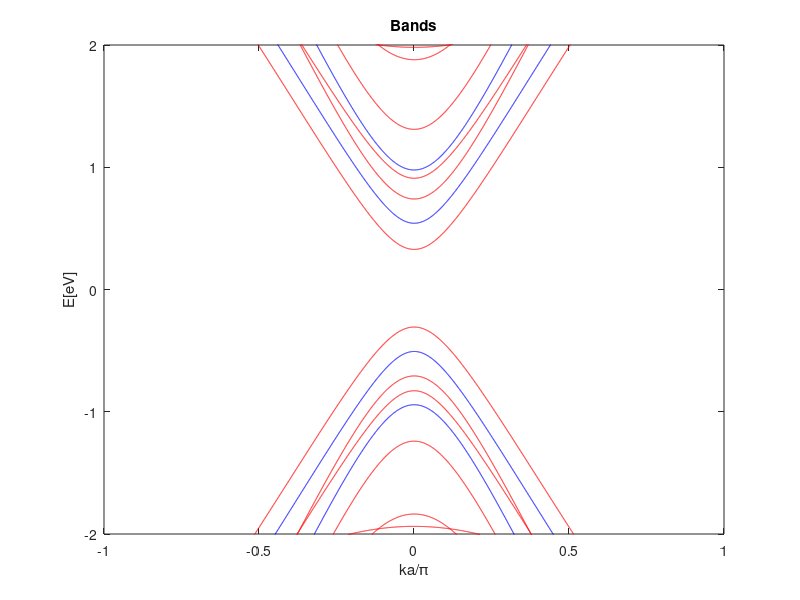

Reproduce this figure in MATLAB.
% The band structure and NEGF for monolayer graphene Nanoribbons
% The major difference between graphene with infinite boundry-peoridic
% condictions: the unit cell is rectangular.

%% Device Setup
clear all; clc;
warning('off','all');

a = 1.42;
%define constants
q = 1.6e-19; 
hbar = 1.06e-34;
h = 2*pi*hbar;
m = 9.1e-31;
zplus=i*1e-3; 
%t has been given as a parameter
Ea = 0;
Eb = 0;

AtoM = 1e-10;

%%%%%%%%%%%%%%%%%%%%%%%%%%%%%%%%
%%%%% PARAMs from Supeng Thesis
%%%%%%%%%%%%%%%%%%%%%%%%%%%%%%%%


% delta1 = 0;
% delta2 = 0.00451;
% deltaE = 0.040;
% t = 2.550;
% %gamma0 
% g0= t;
% %gamma1 
% g1 = 0.350;
% %gamma2 
% g2 = -0.0234/2;
% %gamma3 
% g3 = 0;%0.280;
% %gamma4 
% g4 = 0.130;
% %gamma5 
% g5 = 0.034/2;

%%%%%%%%%%%%%%%%%%%%%%%%%%%%%
%%%%% PARAMs from Paper
%%%%%%%%%%%%%%%%%%%%%%%%%%%%%

delta1 = 0;
delta2 = 0.0;
deltaE = 0.046;
%t = 3.1;
%gamma0 
g0= 3.1;
%gamma1 
g1 = 0.39;
%gamma2 
g2 = -0.028/2;
%gamma3 
g3 = 0;%0.315;
g3_prime = 0;%.315;
%gamma4 
g4 = 0;%0.041;
%gamma5 
g5 = 0.05/2;

ymin = -10;
ymax = 10;

f1 =1; f2 = 0;
fprintf('for GNR\n');
device = 1;

fprintf(1,'Enter the configuration of device you want to simulate Armchair/Zigzag\n')
fprintf(1,'1 for Armchair\n');
fprintf(1,'2 for Zigzag\n');
type = input('Valid inputs are 1 or 2 : ');

if (~((type == 1)||(type == 2)))
    type = 1;
end

%Points in GNR width
NW = input('Enter number of Unit Cells in the width : ');
if isempty(NW)
    NW = 3;
end

%Points in GNR length
NL = 1;
%Points in GNR unit cell
NU = 12;

%Define any scatterer as a delta potential barrier
%No scatterer

%Define phase breaking potential
D = 1e-12;
%Convergence criteria
errmax = 1e-3;
%Total H will be of LxWxU size
NT = NL*NW*NU;

fprintf(1,'Simulating...\n');

if (type == 1)
    fprintf(1,'Type: Armchair\n');
else
    fprintf(1,'Type: Zigzag\n');
end

%% NEGF Setup

%Define Hamiltonians and alpha, beta matrices
fprintf(1,'Hamiltonian Setup...please wait\n');

%%%%%%%%%%%
%Calculate Alpha, Beta from alpha, beta etc. 
%%%%%%%%%%%

alpha= [Ea+delta1+delta2,    g0, 0,   g0,    -g4,-g4, -g4,-g4,    g2, 0, 0, 0;
        g0,Eb+deltaE+delta1+delta2, 0, 0,     g1,-g4,   0,-g4,    0, g5, 0, 0;
         0, 0,       Ea+delta1+delta2,g0,     g3,  0, -g4,-g4,    0,  0,g2, 0;
        g0, 0,g0,Eb+deltaE+delta1+delta2,      0, g3,  g1,-g4,    0,  0, 0,g5;
       -g4, g1,g3, 0,                        Ea+deltaE-2*delta2, g0,0, g0,-g4, g1,g3, 0;
       -g4,-g4, 0,g3,                        g0, Eb-2*delta2,   0,  0,-g4,-g4, 0,g3;
       -g4,  0,-g4,g1,0,0,Ea+deltaE-2*delta2,g0,-g4,0,-g4,g1;
       -g4,-g4,-g4,-g4,g0,0,g0,Eb-2*delta2,-g4,-g4,-g4,-g4;
        g2, 0,0,0,-g4,-g4,-g4,-g4,Ea-delta1+delta2,g0,0,g0;
         0, g5,0,0,g1,-g4,0,-g4,g0,Eb+deltaE-delta1+delta2,0,0;
         0, 0,g2,0,g3,0,-g4,-g4,0,0,Ea-delta1+delta2,g0;
         0, 0,0,g5,0,g3,g1,-g4,g0,0,g0,Eb+deltaE-delta1+delta2];
    
    
%t = zeros(12);
t = [0,0,0,0, 0,g3+g3_prime,0,0, 0,0,0,0;
     0,0,0,0, 0,0,0,0, 0,0,0,0;
     0,g0,0,0, -g4,-g4,0,g3+g3_prime, 0,0,0,0;
     0,0,0,0, 0,-g4,0,0, 0,0,0,0;
     0,0,0,0, 0,0,0,0, 0,0,0,0;
     0,0,0,0, 0,0,0,0, 0,0,0,0;
     g3,0,0,0, 0,g0,0,0, g3,0,0,0;
     0,g3,0,0, 0,0,0,0, 0,g3,0,0;
     0,0,0,0,  0,g3+g3_prime,0,0, 0,0,0,0;
     0,0,0,0, 0,0,0,0, 0,0,0,0;
     0,0,0,0, -g4,-g4,0,g3+g3_prime, 0,g0,0,0;
     0,0,0,0, 0,-g4,0,0, 0,0,0,0];

beta0 = [0,0,0,0, 0,g3+g3_prime,g3,0, 0,0,0,0;
     g0,0,0,0, 0,-g4,0,g3, 0,0,0,0;
     0,0,0,g0, 0,0,-g4,g3+g3_prime, 0,0,0,0;
     0,0,0,0, 0,0,0,0, 0,0,0,0;
     -g4,0,0,0, 0,g0,0,0, -g4,0,0,0;
     g3+g3_prime,0,0,0, 0,0,0,0, g3+g3_prime,0,0,0;
     g3,0,0,0, 0,0,0,0, g3,0,0,0;
     -g4,g3,g3+g3_prime,-g4, 0,0,g0,0, -g4,g3,g3+g3_prime,-g4;
     0,0,0,0, 0,g3+g3_prime,g3,0, 0,0,0,0;
     0,0,0,0, 0,-g4,0,g3, g0,0,0,0;
     0,0,0,0, 0,0,-g4,g3+g3_prime, 0,0,0,g0;
     0,0,0,0, 0,0,0,0, 0,0,0,0];
 
beta1 = [0,0,0,0, 0,0,0,0, 0,0,0,0;
     0,0,0,0, 0,0,0,0, 0,0,0,0;
     0,0,0,0, 0,0,0,0, 0,0,0,0;
     0,0,0,0, 0,0,0,0, 0,0,0,0;
     0,0,g3,0, 0,0,0,0, 0,0,g3,0;
     0,0,0,g3, 0,0,0,0, 0,0,0,g3;
     0,0,0,0, 0,0,0,0, 0,0,0,0;
     0,0,0,0, 0,0,0,0, 0,0,0,0;
     0,0,0,0, 0,0,0,0, 0,0,0,0;
     0,0,0,0, 0,0,0,0, 0,0,0,0;
     0,0,0,0, 0,0,0,0, 0,0,0,0;
     0,0,0,0, 0,0,0,0, 0,0,0,0];
 
beta2 = [0,0,0,0, 0,0,0,0, 0,0,0,0;
     0,0,0,0, 0,0,0,0, 0,0,0,0;
     0,0,0,0, g3,-g4,0,0, 0,0,0,0;
     0,0,0,0, 0,g3,0,0, 0,0,0,0;
     0,0,0,0, 0,0,0,0, 0,0,0,0;
     0,0,0,0, 0,0,0,0, 0,0,0,0;
     0,0,0,0, 0,0,0,0, 0,0,0,0;
     0,0,0,0, 0,0,0,0, 0,0,0,0;
     0,0,0,0, 0,0,0,0, 0,0,0,0;
     0,0,0,0, 0,0,0,0, 0,0,0,0;
     0,0,0,0, g3,-g4,0,0, 0,0,0,0;
     0,0,0,0, 0,g3,0,0, 0,0,0,0];
 

M = [1/sqrt(2),0,0,0, 0,0,0,0, -1/sqrt(2),0,0,0;
    0,0,1/sqrt(2),0, 0,0,0,0, 0,0,-1/sqrt(2),0;
    0,1/sqrt(2),0,0, 0,0,0,0, 0,-1/sqrt(2),0,0;
    0,0,0,1/sqrt(2), 0,0,0,0, 0,0,0,-1/sqrt(2);
    1/sqrt(2),0,0,0, 0,0,0,0, 1/sqrt(2),0,0,0;
    0,0,1/sqrt(2),0, 0,0,0,0, 0,0,1/sqrt(2),0;
    0,0,0,0, 0,1,0,0, 0,0,0,0;
    0,0,0,0, 0,0,0,1, 0,0,0,0;
    0,0,0,0, 1,0,0,0, 0,0,0,0;
    0,0,0,0, 0,0,1,0, 0,0,0,0;
    0,1/sqrt(2),0,0, 0,0,0,0, 0,1/sqrt(2),0,0;
    0,0,0,1/sqrt(2), 0,0,0,0,0,0,0, 1/sqrt(2)];

%alpha = M*alpha*M';
%t = M*t*M';
%beta0 = M*beta0*M';
%beta1 = M*beta1*M';
%beta2 = M*beta2*M';


 
%%%%%%%%%%%%%%%%%%%%%%%%%%%%%%%%%%%%%%%%%%%%%%%%%%%%%%%%%% 
% If added constant Bz magnetic field, change hamiltonian components
% accordingly: 

Bz = input('Magnetic field Bz: ');

Basis = input('Basis used(1 for odd&even;2 for mixed): ');

% ignore z positions for calculation
A1 = [0,0];
B1 = [-1/2,sqrt(3)/2]*a;
A1_p = [3/2,sqrt(3)/2]*a;
B1_p = [1,0]*a;
A2 = [-1/2,sqrt(3)/2]*a;
B2 = [-1,0]*a;
A2_p = [1,0]*a;
B2_p = [1/2,sqrt(3)/2]*a;
A3 = [0,0];
B3 = [-1/2,sqrt(3)/2]*a;
A3_p = [3/2,sqrt(3)/2]*a;
B3_p = [1,0]*a;

Xlist = [0,-1/2,3/2,1,-1/2,-1,1,1/2,0,-1/2,3/2,1]*a;
Ylist = [0,sqrt(3)/2,sqrt(3)/2,0,sqrt(3)/2,0,0,sqrt(3)/2,0,sqrt(3)/2,sqrt(3)/2,0]*a;

% dcell_alpha = [0,0];
% dcell_t = [3,0]*a;
% dcell_beta0 = [0,sqrt(3)]*a;
% dcell_beta1 = [-3,sqrt(3)]*a;
% dcell_beta2 = [3,sqrt(3)]*a;

% Alpha_1 = [alpha,beta0',zeros(12);
%            beta0,alpha,beta0';
%            zeros(12),beta0,alpha]
       
Alpha_1 = kron(diag(ones(1,NW)),alpha)+kron(diag(ones(1,NW- 1),1),beta0')+kron(diag(ones(1,NW-1),-1),beta0);

% Beta_plus_1 = [t',beta2',zeros(12);
%                beta1,t',beta2';
%                zeros(12),beta1,t']

Beta_plus_1 = kron(diag(ones(1,NW)),t')+kron(diag(ones(1,NW- 1),1),beta2')+kron(diag(ones(1,NW-1),-1),beta1);

% Beta_minus_1 = [t',beta2',zeros(12);
%                 beta1,t',beta2';
%                 zeros(12),beta1,t'] 



% Alpha_2 = [alpha,t,zeros(12);
%     transpose(t),alpha,t;
%     zeros(12),transpose(t),alpha]
% 
% Beta_plus_2 = [beta0',beta1',zeros(12);
%         beta2',beta0',beta1';
%         zeros(12),beta2',beta0']
% 
% Beta_minus_2 = [beta0',beta1',zeros(12);
%         beta2',beta0',beta1';
%         zeros(12),beta2',beta0']

Alpha_2 = kron(diag(ones(1,NW)),alpha)+kron(diag(ones(1,NW- 1),1),t)+kron(diag(ones(1,NW-1),-1),t');


Beta_plus_2 = kron(diag(ones(1,NW)),beta0')+kron(diag(ones(1,NW- 1),1),beta1')+kron(diag(ones(1,NW-1),-1),beta2');


% alphau = t*diag(ones(1,NU-1),1)+t*diag(ones(1,NU-1),-1); 
% betaw = zeros(NU);
% betal = zeros(NU);

%Armchair Structure for GNR
if ((type == 1)&&(device == 1))
    Alpha = Alpha_1;
    Beta = Beta_plus_1;
elseif ((type == 2)&&(device == 1))

%Zigzag Structure for GNR
    Alpha = Alpha_2;
    Beta = Beta_plus_2;
elseif ((type == 1)&&(device == 2))
end


l1 = sqrt(3)*a;
l2 = 3*a;

if (type == 1)
    
    fprintf('using gauge1 \n');
    
    % Modify alpha
    for i = 1:NU*NW
        for j = 1:NU*NW
            ii = floor((i-0.5)/NU);
            jj = floor((j-0.5)/NU);
            y_i = Ylist(i-ii*NU)+ii*l1;
            y_j = Ylist(j-jj*NU)+jj*l1;
            x_i = Xlist(i-ii*NU);
            x_j = Xlist(j-jj*NU);
            %dx = dcell_alpha(1);
            Alpha(i,j) = Alpha(i,j)*exp(1i*q*(-Bz)*(y_i+y_j)/2*(x_i-x_j)/hbar*AtoM^2);
        end
    end
    
    % Modify beta
    for i = 1:NU*NW
        for j = 1:NU*NW
            ii = floor((i-0.5)/NU);
            jj = floor((j-0.5)/NU);
            y_i = Ylist(i-ii*NU)+ii*l1;
            y_j = Ylist(j-jj*NU)+jj*l1;
            x_i = Xlist(i-ii*NU);
            x_j = Xlist(j-jj*NU);
            %dx = dcell_beta1(1);
            Beta(i,j) = Beta(i,j)*exp(1i*q*(-Bz)*(y_i+y_j)/2*(x_i-x_j+l2)/hbar*AtoM^2);
        end
    end
    
else
    
    fprintf('using gauge2 \n');
    
    % Modify alpha
    for i = 1:NU*NW
        for j = 1:NU*NW
            ii = floor((i-0.5)/NU);
            jj = floor((j-0.5)/NU);
            y_i = Ylist(i-ii*NU);
            y_j = Ylist(j-jj*NU);
            x_i = Xlist(i-ii*NU)+ii*l2;
            x_j = Xlist(j-jj*NU)+jj*l2;
            %dy = dcell_alpha(2);
            Alpha(i,j) = Alpha(i,j)*exp(1i*q*(-Bz)*(x_i+x_j)/2*(y_i-y_j)/hbar*AtoM^2);
        end
    end
    
    % Modify beta
    for i = 1:NU*NW
        for j = 1:NU*NW
            ii = floor((i-0.5)/NU);
            jj = floor((j-0.5)/NU);
            y_i = Ylist(i-ii*NU);
            y_j = Ylist(j-jj*NU);
            x_i = Xlist(i-ii*NU)+ii*l2;
            x_j = Xlist(j-jj*NU)+jj*l2;
            %dy = dcell_beta2(2);
            Beta(i,j) = Beta(i,j)*exp(1i*q*(-Bz)*(x_i+x_j)/2*(y_i-y_j+l1)/hbar*AtoM^2);
        end
    end

end



% Hamiltonian: 
H = kron(diag(ones(1,NL)),Alpha)+kron(diag(ones(1,NL- 1),1),Beta)+kron(diag(ones(1,NL-1),-1),Beta');


% %Define Energy grid for calculation of Transmission
% E = linspace(-1,1,51);
% %Define the matrices for NEGF
% T = zeros(1,length(E));
% green1 = inv(E(1)*eye(NW*NU)-Alpha);
% green2 = inv(E(1)*eye(NW*NU)-Alpha);
% Es = zeros(NT);
% Esin = zeros(NT);
% fprintf(1,'Done\n');
% 
% %% NEGF Calculations
% fprintf(1,'Running NEGF...please wait\n')
% fprintf(1,'Energy range = %d eV to %d eV\n',min(E),max(E)); 
% fprintf(1,'%s\n',['[',blanks(length(E)),']']);
% fprintf(1,' ');
% 
% %Run for each energy
% for k = 1:length(E)
% %Calculate surface GFs self consistently
% %Calculate for beta'
%     err = 100;
%     while(err>errmax)
%         g1new = inv((E(k)+zplus)*eye(NW*NU)-Alpha-Beta'*green1*Beta); 
%         err = (sum(sum(abs(g1new-green1))))/(sum(sum(abs(g1new+green1)))); 
%         green1 = g1new;
%     end
%     sigma1  = Beta'*green1*Beta;
% %Calculate for beta
%     err = 100;
%     while(err>errmax)
%         g2new = inv((E(k)+zplus)*eye(NW*NU)-Alpha-Beta*green2*Beta'); 
%         err = (sum(sum(abs(g2new-green2))))/(sum(sum(abs(g2new+green2)))); 
%         green2 = g2new;
%     end
%     sigma2  = Beta*green2*Beta';
% %Calculate self energy matrices
%     E1 = kron(diag([1 zeros(1,NL-1)]),sigma1);
%     E2 = kron(diag([zeros(1,NL-1) 1]),sigma2);
% %Calculate broadening
%     G1 = 1i*(E1-E1'); 
%     G2 = 1i*(E2-E2');
% %Calculate G, Gn, A, T for coherent transport
% %     G = inv((E(k)+1i*etaplus)*eye(NT)-H-E1-E2);
% %     T(k) = real(trace(G1*G*G2*G'));
% %     Gn = f1*(G*G1*G')+f2*(G*G2*G');
% %     A = i*(G-G');
% %Calculate G, Gn, A, T self consistently including the phase breaking processes
%     err = 100;
%     while(err>errmax)
%         G = inv((E(k)+zplus)*eye(NT)-H-E1-E2-Es);
%         Esnew = D*G;
%         err = sum(sum(abs(Esnew-Es)))/sum(sum(abs(Esnew+Es))); 
%         Es = Esnew;
%     end
%     % % % % % % % %
% %      err = 100;
% %      while(err>errmax)
% %          Gn = f1*(G*G1*G')+f2*(G*G2*G')+(G*Esin*G');
% %          Esinnew = D*Gn;
% %          err = sum(sum(abs(Esinnew-Esin)))/sum(sum(abs(Esinnew+Esin))); Esin = Esinnew;
% %      end
% %      A=i*(G-G');
%     T(k) = real(trace(G1*G*G2*G'));
%     fprintf(1,'|');
% end
% 
% fprintf(1,'\n');
% fprintf(1,'Done\n');

%Calculate Subbands
ka = linspace(-pi,pi,5001);
eigESL = zeros(length(ka),NW*NU/3); 
eigEBL = zeros(length(ka),NW*NU*2/3); 
eigE = zeros(length(ka),NW*NU); 
fprintf(1,'Calculating Sub-bands...please wait\n');

dims = NW*NU;
MM = kron(diag(ones(1,NW)),M);

% C1 = [1,0,0,0;
%     0,1,0,0;
%     0,0,1,0;
%     0,0,0,1];
% C0 = [0,0,0,0;
%     0,0,0,0;
%     0,0,0,0;
%     0,0,0,0];
% CC = [C1,C0,C0,C0,C0,C0,C0,C0,C0,C0,C0,C0;
%       C0,C0,C0,C1,C0,C0,C0,C0,C0,C0,C0,C0;
%       C0,C0,C0,C0,C0,C0,C1,C0,C0,C0,C0,C0;
%       C0,C0,C0,C0,C0,C0,C0,C0,C0,C1,C0,C0;
%       C0,C1,C0,C0,C0,C0,C0,C0,C0,C0,C0,C0;
%       C0,C0,C1,C0,C0,C0,C0,C0,C0,C0,C0,C0;
%       C0,C0,C0,C0,C1,C0,C0,C0,C0,C0,C0,C0;
%       C0,C0,C0,C0,C0,C1,C0,C0,C0,C0,C0,C0;
%       C0,C0,C0,C0,C0,C0,C0,C1,C0,C0,C0,C0;
%       C0,C0,C0,C0,C0,C0,C0,C0,C1,C0,C0,C0;
%       C0,C0,C0,C0,C0,C0,C0,C0,C0,C0,C1,C0;
%       C0,C0,C0,C0,C0,C0,C0,C0,C0,C0,C0,C1];

CC = zeros(NW*NU);
  

for i = 1:NW*NU/3
    for j = 1:NW*NU
        if (j == i+8*floor((i-0.5)/4))
            CC(i,j) = 1;            
        end
    end    
end  

for i = NW*NU/3+1:NW*NU
    for j = 1:NW*NU
        if (j== i - 4*(NW-1-floor((i-NW*NU/3-0.5)/8)))
            CC(i,j) = 1;            
        end
    end
end


parfor k = 1:length(ka)
    
    HH = Alpha + Beta*exp(1i*ka(k))+ Beta'*exp(-1i*ka(k));
    
    HHM = MM*HH*MM';
    HHMC = CC*HHM*CC';
    
%     HHM_SL= zeros(dims/3);
%     HHM_BL= zeros(2*dims/3);

    HHM_SL= HHMC(1:dims/3,1:dims/3);
    HHM_BL= HHMC(1+dims/3:dims,1+dims/3:dims);
    
    [VSL,DSL] = eig(HHM_SL);
    [VBL,DBL] = eig(HHM_BL);
    
    eigESL(k,:) = diag(DSL);
    eigEBL(k,:) = diag(DBL);
    
    if Basis==2
        [V,D] = eig(HH);
        eigE(k,:) = diag(D);
    end
end

fprintf(1,'Done\n');

% %% Plot Figures
% %Figure 1: Transmission and sub-band comparison figure(1);
% subplot(1,2,1);
% plot(T,E);
% xlabel('T(E)');
% ylabel('E[eV]');
% title('Energy v Transmission');
% xlim([0 max(T)+0.5]);
% 
% ylim([min(E) max(E)]);
% subplot(1,2,2);
% plot(ka/pi,eigE);
% xlabel('ka/\pi');
% ylabel('E[eV]');
% title('Sub-bands');
% ylim([min(E) max(E)]);

%Figure 2: Sub-bands
figure(1);

%plot(ka/pi,eigE,'b');

plot(ka/pi,eigESL,'b');
hold on; 
plot(ka/pi,eigEBL,'r');

xlabel('ka/\pi');
ylabel('E[eV]');
title('Bands');

ylim([-2,2]);

if Basis==2
    figure(2);
    plot(ka/pi,eigE,'b');
end

%saveas(gcf,['bands_type=',num2str(type),'_Bz=',num2str(Bz),'.png'])